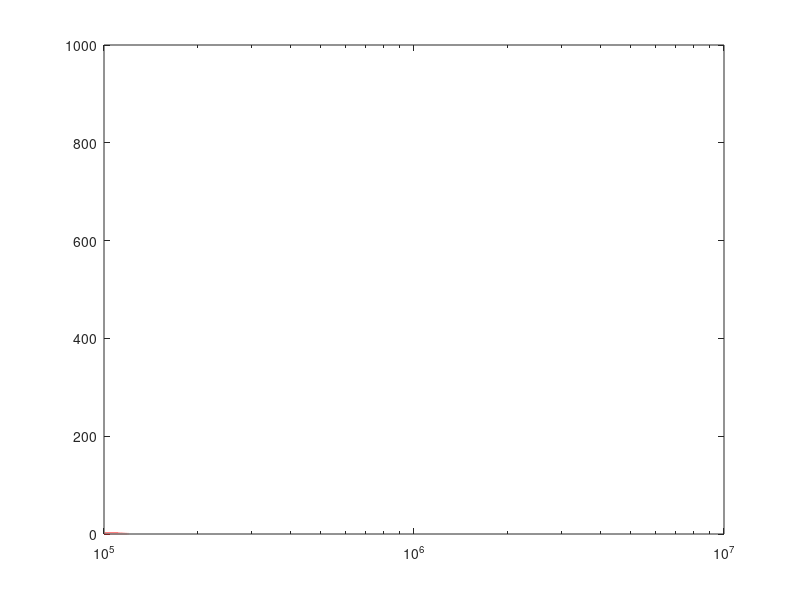

Here is the MATLAB script that generated this plot: (Note: this script raises an error after producing the figure.)

A0=10e4; %%dato sacado del grafico
wp=2*pi*12; %%frecuencai da corte obtenida del datasheet
s=tf('s');
r1=50e3;
r3=50e3;
r2=5e3;
r4=100e3;
H=-(A0/(1+(s/wp)))*r2*r3/(((A0/(1+(s/wp)))*r1*r3)+(r2*r3)+(r1*r3)+(r1*r2));
Gideal=-r2/r1;
w=[100000*2*pi:10:10000000*2*pi];
[mag,phase,wout] = bode(H,w);
mag=squeeze(mag);
mag=((abs(abs(mag)-abs(Gideal)))./abs(mag)).*100;


semilogx(w./(2*pi),mag,'r','LineWidth',3);
formataxes('','Frecuencia (Hz)','Error Relativo(\%)')% legends